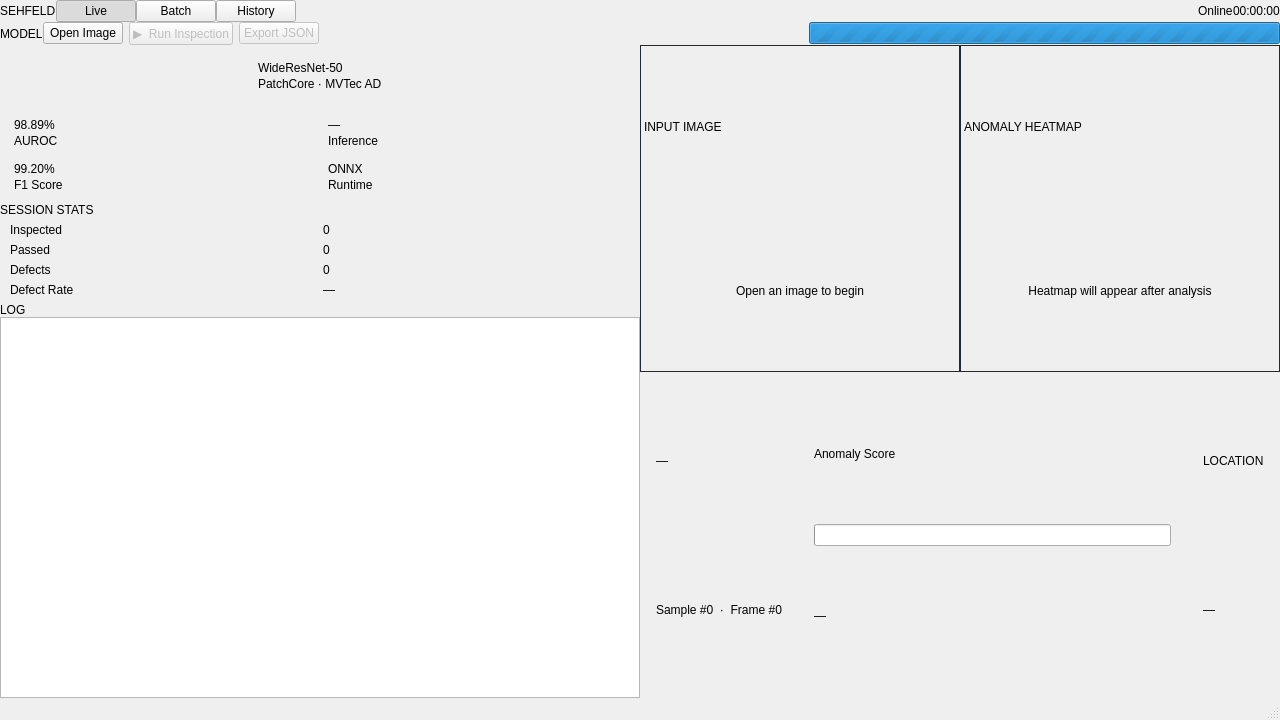
<?xml version="1.0" encoding="UTF-8"?>
<ui version="4.0">
 <class>MainWindow</class>
 <widget class="QMainWindow" name="MainWindow">
  <property name="geometry">
   <rect><x>0</x><y>0</y><width>1280</width><height>720</height></rect>
  </property>
  <property name="windowTitle">
   <string>SEHFELD — Industrial Visual Inspection</string>
  </property>
  <property name="minimumSize">
   <size><width>1024</width><height>600</height></size>
  </property>

  <widget class="QWidget" name="centralWidget">
   <layout class="QVBoxLayout" name="rootLayout">
    <property name="spacing"><number>0</number></property>
    <property name="leftMargin"><number>0</number></property>
    <property name="topMargin"><number>0</number></property>
    <property name="rightMargin"><number>0</number></property>
    <property name="bottomMargin"><number>0</number></property>

    <!-- HEADER -->
    <item>
     <widget class="QWidget" name="wHeader">
      <property name="minimumHeight"><number>46</number></property>
      <property name="maximumHeight"><number>46</number></property>
      <layout class="QHBoxLayout" name="headerLayout">
       <property name="spacing"><number>0</number></property>
       <property name="leftMargin"><number>0</number></property>
       <property name="topMargin"><number>0</number></property>
       <property name="rightMargin"><number>0</number></property>
       <property name="bottomMargin"><number>0</number></property>
       <item><widget class="QLabel" name="lblBrand"><property name="text"><string>SEHFELD</string></property></widget></item>
       <item><widget class="QPushButton" name="btnTabLive"><property name="text"><string>Live</string></property><property name="checkable"><bool>true</bool></property><property name="checked"><bool>true</bool></property></widget></item>
       <item><widget class="QPushButton" name="btnTabBatch"><property name="text"><string>Batch</string></property><property name="checkable"><bool>true</bool></property></widget></item>
       <item><widget class="QPushButton" name="btnTabHistory"><property name="text"><string>History</string></property><property name="checkable"><bool>true</bool></property></widget></item>
       <item><spacer><property name="orientation"><enum>Qt::Horizontal</enum></property><property name="sizeHint" stdset="0"><size><width>40</width><height>20</height></size></property></spacer></item>
       <item><widget class="QLabel" name="lblOnlineWord"><property name="text"><string>Online</string></property></widget></item>
       <item><widget class="QLabel" name="lblClock"><property name="text"><string>00:00:00</string></property></widget></item>
      </layout>
     </widget>
    </item>

    <!-- STACKED -->
    <item>
     <widget class="QStackedWidget" name="stackedWidget">

      <!-- PAGE 0: LIVE -->
      <widget class="QWidget" name="pageLive">
       <layout class="QVBoxLayout" name="liveOuterLayout">
        <property name="spacing"><number>0</number></property>
        <property name="leftMargin"><number>0</number></property>
        <property name="topMargin"><number>0</number></property>
        <property name="rightMargin"><number>0</number></property>
        <property name="bottomMargin"><number>0</number></property>

        <!-- TOOLBAR -->
        <item>
         <widget class="QWidget" name="wTopRow">
          <property name="minimumHeight"><number>38</number></property>
          <property name="maximumHeight"><number>38</number></property>
          <layout class="QHBoxLayout" name="topRowLayout">
           <property name="spacing"><number>0</number></property>
           <property name="leftMargin"><number>0</number></property>
           <property name="topMargin"><number>0</number></property>
           <property name="rightMargin"><number>0</number></property>
           <property name="bottomMargin"><number>0</number></property>
           <item>
            <widget class="QLabel" name="lblSecModel">
             <property name="text"><string>MODEL</string></property>
             <property name="minimumWidth"><number>240</number></property>
             <property name="maximumWidth"><number>240</number></property>
             <property name="minimumHeight"><number>38</number></property>
             <property name="maximumHeight"><number>38</number></property>
            </widget>
           </item>
           <item>
            <widget class="QWidget" name="wToolbar">
             <property name="minimumHeight"><number>38</number></property>
             <property name="maximumHeight"><number>38</number></property>
             <layout class="QHBoxLayout" name="tbLayout">
              <property name="spacing"><number>6</number></property>
              <property name="leftMargin"><number>0</number></property>
              <property name="topMargin"><number>0</number></property>
              <property name="rightMargin"><number>0</number></property>
              <property name="bottomMargin"><number>0</number></property>
              <item><widget class="QPushButton" name="btnLoad"><property name="text"><string>Open Image</string></property></widget></item>
              <item><widget class="QPushButton" name="btnRun"><property name="text"><string>▶  Run Inspection</string></property><property name="enabled"><bool>false</bool></property></widget></item>
              <item><widget class="QPushButton" name="btnExport"><property name="text"><string>Export JSON</string></property><property name="enabled"><bool>false</bool></property></widget></item>
              <item><spacer><property name="orientation"><enum>Qt::Horizontal</enum></property><property name="sizeHint" stdset="0"><size><width>20</width><height>20</height></size></property></spacer></item>
              <item><widget class="QLabel" name="lblFileInfo"><property name="text"><string></string></property></widget></item>
              <item>
               <widget class="QProgressBar" name="progressBar">
                <property name="visible"><bool>false</bool></property>
                <property name="minimum"><number>0</number></property>
                <property name="maximum"><number>0</number></property>
                <property name="textVisible"><bool>false</bool></property>
                <property name="minimumWidth"><number>80</number></property>
                <property name="maximumWidth"><number>80</number></property>
                <property name="maximumHeight"><number>3</number></property>
               </widget>
              </item>
             </layout>
            </widget>
           </item>
          </layout>
         </widget>
        </item>

        <!-- BOTTOM ROW: Left panel + Right content -->
        <item>
         <layout class="QHBoxLayout" name="mainRowLayout">
          <property name="spacing"><number>0</number></property>
          <property name="leftMargin"><number>0</number></property>
          <property name="topMargin"><number>0</number></property>
          <property name="rightMargin"><number>0</number></property>
          <property name="bottomMargin"><number>0</number></property>

          <!-- LEFT PANEL -->
          <item>
           <widget class="QWidget" name="wLeft">
            <property name="minimumWidth"><number>240</number></property>
            <property name="maximumWidth"><number>240</number></property>
            <layout class="QVBoxLayout" name="leftLayout">
             <property name="spacing"><number>0</number></property>
             <property name="leftMargin"><number>0</number></property>
             <property name="topMargin"><number>0</number></property>
             <property name="rightMargin"><number>0</number></property>
             <property name="bottomMargin"><number>0</number></property>

           <item>
            <widget class="QWidget" name="wMcard">
             <layout class="QVBoxLayout" name="mcardLayout">
              <property name="spacing"><number>2</number></property>
              <property name="leftMargin"><number>10</number></property>
              <property name="topMargin"><number>16</number></property>
              <property name="rightMargin"><number>10</number></property>
              <property name="bottomMargin"><number>16</number></property>
              <item><widget class="QLabel" name="lblModelName"><property name="text"><string>WideResNet-50</string></property></widget></item>
	          <property name="alignment"><set>Qt::AlignCenter</set></property>
              <item><widget class="QLabel" name="lblModelSub"><property name="text"><string>PatchCore · MVTec AD</string></property></widget></item>
	          <property name="alignment"><set>Qt::AlignCenter</set></property>
             </layout>
            </widget>
           </item>

           <item>
            <layout class="QGridLayout" name="kpiGrid">
             <property name="spacing"><number>4</number></property>
             <property name="leftMargin"><number>8</number></property>
             <property name="topMargin"><number>6</number></property>
             <property name="rightMargin"><number>8</number></property>
             <property name="bottomMargin"><number>6</number></property>
             <item row="0" column="0"><widget class="QWidget" name="wKpi1"><layout class="QVBoxLayout" name="k1l"><property name="spacing"><number>2</number></property><property name="leftMargin"><number>6</number></property><property name="topMargin"><number>5</number></property><property name="rightMargin"><number>6</number></property><property name="bottomMargin"><number>5</number></property><item><widget class="QLabel" name="lblKv1"><property name="text"><string>98.89%</string></property></widget></item><item><widget class="QLabel" name="lblKl1"><property name="text"><string>AUROC</string></property></widget></item></layout></widget></item>
             <item row="0" column="1"><widget class="QWidget" name="wKpi2"><layout class="QVBoxLayout" name="k2l"><property name="spacing"><number>2</number></property><property name="leftMargin"><number>6</number></property><property name="topMargin"><number>5</number></property><property name="rightMargin"><number>6</number></property><property name="bottomMargin"><number>5</number></property><item><widget class="QLabel" name="lblKv2"><property name="text"><string>—</string></property></widget></item><item><widget class="QLabel" name="lblKl2"><property name="text"><string>Inference</string></property></widget></item></layout></widget></item>
             <item row="1" column="0"><widget class="QWidget" name="wKpi3"><layout class="QVBoxLayout" name="k3l"><property name="spacing"><number>2</number></property><property name="leftMargin"><number>6</number></property><property name="topMargin"><number>5</number></property><property name="rightMargin"><number>6</number></property><property name="bottomMargin"><number>5</number></property><item><widget class="QLabel" name="lblKv3"><property name="text"><string>99.20%</string></property></widget></item><item><widget class="QLabel" name="lblKl3"><property name="text"><string>F1 Score</string></property></widget></item></layout></widget></item>
             <item row="1" column="1"><widget class="QWidget" name="wKpi4"><layout class="QVBoxLayout" name="k4l"><property name="spacing"><number>2</number></property><property name="leftMargin"><number>6</number></property><property name="topMargin"><number>5</number></property><property name="rightMargin"><number>6</number></property><property name="bottomMargin"><number>5</number></property><item><widget class="QLabel" name="lblKv4"><property name="text"><string>ONNX</string></property></widget></item><item><widget class="QLabel" name="lblKl4"><property name="text"><string>Runtime</string></property></widget></item></layout></widget></item>
            </layout>
           </item>

           <item><widget class="QLabel" name="lblSecStats"><property name="text"><string>SESSION STATS</string></property><property name="minimumHeight"><number>38</number></property><property name="maximumHeight"><number>38</number></property></widget></item>
           <item>
            <widget class="QWidget" name="wStats">
             <layout class="QGridLayout" name="statsGrid">
              <property name="spacing"><number>6</number></property>
              <property name="leftMargin"><number>10</number></property>
              <property name="topMargin"><number>6</number></property>
              <property name="rightMargin"><number>10</number></property>
              <property name="bottomMargin"><number>6</number></property>
              <item row="0" column="0"><widget class="QLabel" name="lblStInspK"><property name="text"><string>Inspected</string></property></widget></item>
              <item row="0" column="1"><widget class="QLabel" name="lblStInspV"><property name="text"><string>0</string></property></widget></item>
              <item row="1" column="0"><widget class="QLabel" name="lblStPassK"><property name="text"><string>Passed</string></property></widget></item>
              <item row="1" column="1"><widget class="QLabel" name="lblStPassV"><property name="text"><string>0</string></property></widget></item>
              <item row="2" column="0"><widget class="QLabel" name="lblStDefK"><property name="text"><string>Defects</string></property></widget></item>
              <item row="2" column="1"><widget class="QLabel" name="lblStDefV"><property name="text"><string>0</string></property></widget></item>
              <item row="3" column="0"><widget class="QLabel" name="lblStRateK"><property name="text"><string>Defect Rate</string></property></widget></item>
              <item row="3" column="1"><widget class="QLabel" name="lblStRateV"><property name="text"><string>—</string></property></widget></item>
             </layout>
            </widget>
           </item>

           <item><widget class="QLabel" name="lblSecLog"><property name="text"><string>LOG</string></property><property name="minimumHeight"><number>38</number></property><property name="maximumHeight"><number>38</number></property></widget></item>
           <item>
            <widget class="QTextEdit" name="txtLog">
             <property name="readOnly"><bool>true</bool></property>
            </widget>
           </item>

          </layout>
           </widget>
          </item>

          <!-- RIGHT CONTENT -->
          <item>
           <widget class="QWidget" name="wLiveRight">
            <layout class="QVBoxLayout" name="liveRightLayout">
             <property name="spacing"><number>0</number></property>
             <property name="leftMargin"><number>0</number></property>
             <property name="topMargin"><number>0</number></property>
             <property name="rightMargin"><number>0</number></property>
             <property name="bottomMargin"><number>0</number></property>

           <!-- FEEDS -->
           <item>
            <layout class="QHBoxLayout" name="feedsLayout">
             <property name="spacing"><number>0</number></property>
             <property name="leftMargin"><number>0</number></property>
             <property name="topMargin"><number>0</number></property>
             <property name="rightMargin"><number>0</number></property>
             <property name="bottomMargin"><number>0</number></property>
             <item>
              <widget class="QWidget" name="wFeedInput">
               <property name="styleSheet"><string>QWidget#wFeedInput { border: 1px solid #1e2640; }</string></property>
               <layout class="QVBoxLayout" name="fiLayout">
                <property name="spacing"><number>0</number></property>
                <property name="leftMargin"><number>0</number></property>
                <property name="topMargin"><number>0</number></property>
                <property name="rightMargin"><number>0</number></property>
                <property name="bottomMargin"><number>0</number></property>
                <item>
                 <widget class="QWidget" name="wFiHdr">
                  <property name="minimumHeight"><number>28</number></property>
                  <property name="maximumHeight"><number>28</number></property>
                  <layout class="QHBoxLayout" name="fihLayout">
                   <property name="spacing"><number>8</number></property>
                   <property name="leftMargin"><number>4</number></property>
                   <property name="topMargin"><number>0</number></property>
                   <property name="rightMargin"><number>10</number></property>
                   <property name="bottomMargin"><number>0</number></property>
                   <item><widget class="QLabel" name="lblInputTitle"><property name="text"><string>INPUT IMAGE</string></property></widget></item>
                   <item><widget class="QLabel" name="lblInputMeta"><property name="text"><string></string></property></widget></item>
                   <item><spacer><property name="orientation"><enum>Qt::Horizontal</enum></property><property name="sizeHint" stdset="0"><size><width>20</width><height>20</height></size></property></spacer></item>
                  </layout>
                 </widget>
                </item>
                <item>
                 <widget class="QLabel" name="lblInputImage">
                  <property name="text"><string>Open an image to begin</string></property>
                  <property name="alignment"><set>Qt::AlignCenter</set></property>
                  <property name="scaledContents"><bool>false</bool></property>
                 </widget>
                </item>
               </layout>
              </widget>
             </item>
             <item>
              <widget class="QWidget" name="wFeedHeatmap">
               <property name="styleSheet"><string>QWidget#wFeedHeatmap { border: 1px solid #1e2640; }</string></property>
               <layout class="QVBoxLayout" name="fhLayout">
                <property name="spacing"><number>0</number></property>
                <property name="leftMargin"><number>0</number></property>
                <property name="topMargin"><number>0</number></property>
                <property name="rightMargin"><number>0</number></property>
                <property name="bottomMargin"><number>0</number></property>
                <item>
                 <widget class="QWidget" name="wFhHdr">
                  <property name="minimumHeight"><number>28</number></property>
                  <property name="maximumHeight"><number>28</number></property>
                  <layout class="QHBoxLayout" name="fhhLayout">
                   <property name="spacing"><number>8</number></property>
                   <property name="leftMargin"><number>4</number></property>
                   <property name="topMargin"><number>0</number></property>
                   <property name="rightMargin"><number>10</number></property>
                   <property name="bottomMargin"><number>0</number></property>
                   <item><widget class="QLabel" name="lblHeatmapTitle"><property name="text"><string>ANOMALY HEATMAP</string></property></widget></item>
                   <item><spacer><property name="orientation"><enum>Qt::Horizontal</enum></property><property name="sizeHint" stdset="0"><size><width>20</width><height>20</height></size></property></spacer></item>
                  </layout>
                 </widget>
                </item>
                <item>
                 <widget class="QLabel" name="lblHeatmap">
                  <property name="text"><string>Heatmap will appear after analysis</string></property>
                  <property name="alignment"><set>Qt::AlignCenter</set></property>
                  <property name="scaledContents"><bool>false</bool></property>
                 </widget>
                </item>
               </layout>
              </widget>
             </item>
            </layout>
           </item>

           <!-- RESULT STRIP -->
           <item>
            <widget class="QWidget" name="wResultStrip">
             <property name="minimumHeight"><number>118</number></property>
             <property name="maximumHeight"><number>118</number></property>
             <layout class="QHBoxLayout" name="stripLayout">
              <property name="spacing"><number>0</number></property>
              <property name="leftMargin"><number>0</number></property>
              <property name="topMargin"><number>0</number></property>
              <property name="rightMargin"><number>0</number></property>
              <property name="bottomMargin"><number>0</number></property>
              <item>
               <widget class="QWidget" name="wSVerdict">
                <property name="minimumWidth"><number>240</number></property>
                <property name="maximumWidth"><number>340</number></property>
                <layout class="QVBoxLayout" name="svLayout">
                 <property name="spacing"><number>4</number></property>
                 <property name="leftMargin"><number>16</number></property>
                 <property name="topMargin"><number>16</number></property>
                 <property name="rightMargin"><number>16</number></property>
                 <property name="bottomMargin"><number>16</number></property>
                 <item><widget class="QLabel" name="lblSVIcon"><property name="text"><string>—</string></property></widget></item>
                 <item><widget class="QLabel" name="lblSVSub"><property name="text"><string>Sample #0  ·  Frame #0</string></property></widget></item>
                </layout>
               </widget>
              </item>
              <item>
               <widget class="QWidget" name="wSBar">
                <property name="minimumWidth"><number>200</number></property>
                <property name="maximumWidth"><number>320</number></property>
                <layout class="QVBoxLayout" name="sbLayout">
                 <property name="spacing"><number>4</number></property>
                 <property name="leftMargin"><number>16</number></property>
                 <property name="topMargin"><number>16</number></property>
                 <property name="rightMargin"><number>16</number></property>
                 <property name="bottomMargin"><number>16</number></property>
                 <item><widget class="QLabel" name="lblSBLbl"><property name="text"><string>Anomaly Score</string></property></widget></item>
                 <item><widget class="QProgressBar" name="scoreBar"><property name="minimum"><number>0</number></property><property name="maximum"><number>1000</number></property><property name="value"><number>0</number></property><property name="textVisible"><bool>false</bool></property><property name="maximumHeight"><number>5</number></property></widget></item>
                 <item><widget class="QLabel" name="lblSBVal"><property name="text"><string>—</string></property></widget></item>
                </layout>
               </widget>
              </item>
              <item>
               <widget class="QWidget" name="wSDetails">
                <layout class="QGridLayout" name="sdLayout">
                 <property name="spacing"><number>12</number></property>
                 <property name="leftMargin"><number>16</number></property>
                 <property name="topMargin"><number>20</number></property>
                 <property name="rightMargin"><number>16</number></property>
                 <property name="bottomMargin"><number>20</number></property>
                 <item row="0" column="0"><widget class="QLabel" name="lblSDLocK"><property name="text"><string>LOCATION</string></property></widget></item>
                 <item row="1" column="0"><widget class="QLabel" name="lblSDLocV"><property name="text"><string>—</string></property></widget></item>
                </layout>
               </widget>
              </item>
             </layout>
            </widget>
           </item>

          </layout>
           </widget>
          </item>

         </layout>
        </item>

       </layout>
      </widget>

      <!-- PAGE 1: BATCH -->
      <widget class="QWidget" name="pageBatch">
       <layout class="QVBoxLayout" name="batchOuterLayout">
        <property name="spacing"><number>0</number></property>
        <property name="leftMargin"><number>0</number></property>
        <property name="topMargin"><number>0</number></property>
        <property name="rightMargin"><number>0</number></property>
        <property name="bottomMargin"><number>0</number></property>
        <item>
         <widget class="QWidget" name="wBatchToolbar">
          <property name="minimumHeight"><number>38</number></property>
          <property name="maximumHeight"><number>38</number></property>
          <layout class="QHBoxLayout" name="btbLayout">
           <property name="spacing"><number>6</number></property>
           <property name="leftMargin"><number>0</number></property>
           <property name="topMargin"><number>0</number></property>
           <property name="rightMargin"><number>0</number></property>
           <property name="bottomMargin"><number>0</number></property>
           <item><widget class="QPushButton" name="btnBatchLoad"><property name="text"><string>Open Folder</string></property></widget></item>
           <item><widget class="QPushButton" name="btnBatchRun"><property name="text"><string>▶  Run Batch</string></property><property name="enabled"><bool>false</bool></property></widget></item>
           <item><widget class="QPushButton" name="btnBatchExport"><property name="text"><string>Export All JSON</string></property><property name="enabled"><bool>false</bool></property></widget></item>
           <item><spacer><property name="orientation"><enum>Qt::Horizontal</enum></property><property name="sizeHint" stdset="0"><size><width>20</width><height>20</height></size></property></spacer></item>
           <item><widget class="QLabel" name="lblBatchStatus"><property name="text"><string>No folder selected</string></property><property name="autoFillBackground"><bool>true</bool></property></widget></item>
           <item><widget class="QProgressBar" name="batchProgress"><property name="minimum"><number>0</number></property><property name="maximum"><number>100</number></property><property name="value"><number>0</number></property><property name="visible"><bool>false</bool></property><property name="minimumWidth"><number>160</number></property><property name="maximumWidth"><number>160</number></property><property name="maximumHeight"><number>4</number></property></widget></item>
          </layout>
         </widget>
        </item>
        <item><widget class="QListWidget" name="lstBatch"><property name="alternatingRowColors"><bool>true</bool></property></widget></item>
        <item><widget class="QLabel" name="lblBatchSummary"><property name="text"><string></string></property><property name="alignment">
	<set>Qt::AlignCenter</set></property><property name="autoFillBackground"><bool>true</bool></property>
<property name="minimumHeight"><number>36</number></property><property name="maximumHeight"><number>36</number></property></widget></item>
       </layout>
      </widget>

      <!-- PAGE 2: HISTORY -->
      <widget class="QWidget" name="pageHistory">
       <layout class="QVBoxLayout" name="histOuterLayout">
        <property name="spacing"><number>0</number></property>
        <property name="leftMargin"><number>0</number></property>
        <property name="topMargin"><number>0</number></property>
        <property name="rightMargin"><number>0</number></property>
        <property name="bottomMargin"><number>0</number></property>
        <item>
         <widget class="QWidget" name="wHistToolbar">
          <property name="minimumHeight"><number>38</number></property>
          <property name="maximumHeight"><number>38</number></property>
          <layout class="QHBoxLayout" name="htbLayout">
           <property name="spacing"><number>6</number></property>
           <property name="leftMargin"><number>0</number></property>
           <property name="topMargin"><number>0</number></property>
           <property name="rightMargin"><number>0</number></property>
           <property name="bottomMargin"><number>0</number></property>
           <item><widget class="QPushButton" name="btnExportAll"><property name="text"><string>Export All JSON</string></property><property name="enabled"><bool>false</bool></property></widget></item>
           <item><widget class="QPushButton" name="btnClearHistory"><property name="text"><string>Clear History</string></property></widget></item>
           <item><spacer><property name="orientation"><enum>Qt::Horizontal</enum></property><property name="sizeHint" stdset="0"><size><width>20</width><height>20</height></size></property></spacer></item>
           <item><widget class="QLabel" name="lblHistCount"><property name="text"><string>0 records</string></property></widget></item>
          </layout>
         </widget>
        </item>
        <item>
         <widget class="QTableWidget" name="tblHistory">
          <property name="alternatingRowColors"><bool>true</bool></property>
          <property name="selectionBehavior"><enum>QAbstractItemView::SelectRows</enum></property>
          <property name="editTriggers"><set>QAbstractItemView::NoEditTriggers</set></property>
          <property name="showGrid"><bool>false</bool></property>
          <column><property name="text"><string>#</string></property></column>
          <column><property name="text"><string>Timestamp</string></property></column>
          <column><property name="text"><string>Image</string></property></column>
          <column><property name="text"><string>Result</string></property></column>
          <column><property name="text"><string>Score</string></property></column>
          <column><property name="text"><string>Location</string></property></column>
          <column><property name="text"><string>Inference</string></property></column>
         </widget>
        </item>
       </layout>
      </widget>

     </widget>
    </item>
   </layout>
  </widget>
  <widget class="QStatusBar" name="statusBar"/>
 </widget>
 <layoutdefault spacing="0" margin="0"/>
</ui>
